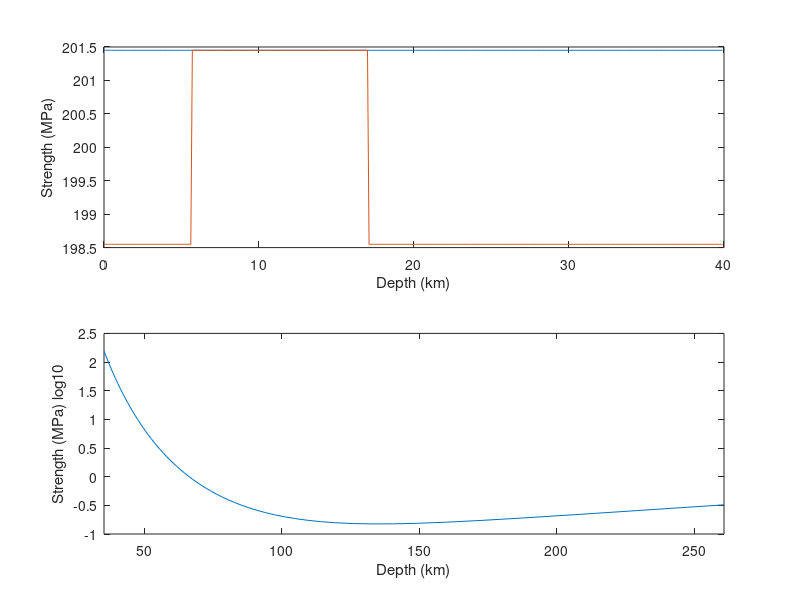

The MATLAB source for this figure: (Note: this script raises an error after producing the figure.)
clear all;
% % % % % % % % % % % % % % % % % % % % % % % % % % % % %
%                                                       %
%            Unified earthquake cycles of               %
%          fault slip and viscoelastic strain           %
%                                                       %
%                  Valere Lambert, 2016                 %
%                                                       %
% % % % % % % % % % % % % % % % % % % % % % % % % % % % %

% Simulates unified earthquake cycles including slip on
% two parallel strike-slip faults and viscoelastic strain
% beneath the brittle-ductile transition in 2D antiplane.

% % % % % % % % % % % % % % % % % % % % % % % % % % % % %
%                                                       %
%            P H Y S I C A L   M O D E L                %
%                                                       %
% % % % % % % % % % % % % % % % % % % % % % % % % % % % %

% rigidity (MPa)
G=30e3;

% Boxcar function
boxc=@(x) (x+0.5>=0)-(x-0.5>=0);

% Shear Stress kernels for distributed deformation
s1312=@(D,L,W,x2,x3) G/(2*pi)*( ...
    log((x2-L/2).^2+(x3-D-W).^2) - log((x2+L/2).^2+(x3-D-W).^2) ...
    +log((x2-L/2).^2+(x3+D+W).^2) - log((x2+L/2).^2+(x3+D+W).^2) ...
    -log((x2-L/2).^2+(x3-D).^2) + log((x2+L/2).^2+(x3-D).^2) ...
    -log((x2-L/2).^2+(x3+D).^2) + log((x2+L/2).^2+(x3+D).^2));

s1212=@(D,L,W,x2,x3) G/pi*( ...
    atan((x3-D)./(x2+L/2))-atan((x3-D)./(x2-L/2)) ...
    +atan((x3-D-W)./(x2-L/2))-atan((x3-D-W)./(x2+L/2)) ...
    -atan((x3+D+W)./(x2-L/2))-atan((x3+D)./(x2+L/2)) ...
    +atan((x3+D)./(x2-L/2))+atan((x3+D+W)./(x2+L/2)))...
    - 2*G*boxc(x2/L).*boxc((x3-(2*D+W)/2)/W);

s1213=@(D,L,W,x2,x3) G/(2*pi)*( ...
    log((x2-L/2).^2+(x3-D-W).^2) - log((x2+L/2).^2+(x3-D-W).^2) ...
    -log((x2-L/2).^2+(x3+D+W).^2) + log((x2+L/2).^2+(x3+D+W).^2) ...
    -log((x2-L/2).^2+(x3-D).^2) + log((x2+L/2).^2+(x3-D).^2) ...
    +log((x2-L/2).^2+(x3+D).^2) - log((x2+L/2).^2+(x3+D).^2));

s1313=@(D,L,W,x2,x3) G/pi*( ...
    atan((x2+L/2)./(x3-D))  -atan((x2-L/2)./(x3-D)) ...
    -atan((x2+L/2)./(x3-D-W))+atan((x2-L/2)./(x3-D-W)) ...
    +atan((x2+L/2)./(x3+D))  -atan((x2-L/2)./(x3+D)) ...
    -atan((x2+L/2)./(x3+D+W))+atan((x2-L/2)./(x3+D+W)))...
    - 2*G*boxc(x2/L).*boxc((x3-(2*D+W)/2)/W);

% Stress kernels for fault slip
s12h=@(x2,x3,y2,y3,Wf) G*( ...
    -(x3-y3)./((x2-y2).^2+(x3-y3).^2)+(x3+y3)./((x2-y2).^2+(x3+y3).^2) ...
    +(x3-y3-Wf)./((x2-y2).^2+(x3-y3-Wf).^2)-(x3+y3+Wf)./((x2-y2).^2+(x3+y3+Wf).^2) ...
    )/2/pi;

s13h=@(x2,x3,y2,y3,Wf) G*( ...
    (x2-y2)./((x2-y2).^2+(x3-y3).^2)-(x2-y2)./((x2-y2).^2+(x3+y3).^2) ...
    -(x2-y2)./((x2-y2).^2+(x3-y3-Wf).^2)+(x2-y2)./((x2-y2).^2+(x3+y3+Wf).^2) ...
    )/2/pi;

%% % % % % % % % % % % % % % % % % % % % % % % % % % % %
%                                                      %
%                        M E S H                       %
%                                                      %
% % % % % % % % % % % % % % % % % % % % % % % % % % %  %

%            -25 km       0       25 km
% _______________________________________________ 0 km    --------> x2
%               |                   |                    |
%               |                   |                    |
%               |      Brittle      |                    |
%               |                   |                    V
%               |                   |                    x3
%          West | fault        East | fault
% ----------------------------------------------- 35 km
%
%              Viscoelastic Shear Zones
%

disp('begin mesh...')

% Fault Meshes
probL = 200e3;
probW = 200e3;

ss.lambdaZ = 40e3; % fault depth extent
ss.M = 400; %number of fault cells
ss.dz = ss.lambdaZ/ss.M; dz = ss.dz;

ss.transition = 35e3; Transition = ss.transition;
ss.Ny = 50;
ss.Nz = 60;

% FAULT
% fault patch edges (top left)
yf = 0;
faultX = zeros(1,ss.M);
faultY = zeros(1,ss.M);
faultZ = linspace(0, ss.lambdaZ-ss.dz, ss.M);
% tops of fault patches
ss.fpTops = faultZ';

% fault patch centers
faultX_c = faultX;
faultY_c = faultY;
faultZ_c = faultZ+(ss.dz/2);

% width of fault patches
Lf = zeros(ss.M,1);
Wf = ones(ss.M,1)*ss.dz;

% SHEAR
eps = 1e-12;
nc = (-ss.Ny/2:ss.Ny/2);
shearZhat = ss.transition+tan((0:ss.Nz)'*pi/(2.2*(ss.Nz+eps)))*ss.transition;
shearYhat = tan(nc*pi/(2.5*max(nc)))*32e3;
shearX = zeros(1,ss.Ny*ss.Nz);

% shear patch centers
shearX_c = shearX;
ss.shearY_chat = zeros(ss.Ny,1);
ss.shearZ_chat = zeros(ss.Nz,1);

% sizing
L = zeros(1,ss.Ny);
W = zeros(1,ss.Nz);

for idx=(1:length(shearZhat)-1)
  ss.shearZ_chat(idx) = shearZhat(idx) + abs(shearZhat(idx+1) - shearZhat(idx))/2;
  W(idx) = abs(shearZhat(idx) - shearZhat(idx+1));
end
for idx=(1:length(shearYhat)-1)
  ss.shearY_chat(idx) = shearYhat(idx) + abs(shearYhat(idx+1) - shearYhat(idx))/2;
  L(idx) = abs(shearYhat(idx) - shearYhat(idx+1));
end

L(end) = L(1);
W(end) = abs(shearZhat(end-1) - shearZhat(end));

% grid and flatten
shearZhat(end)=[]; shearYhat(end)=[];
[shearY shearZ] = ndgrid(shearYhat, shearZhat);

[shearY_c shearZ_c] = ndgrid(ss.shearY_chat, ss.shearZ_chat);

% convert between naming conventions
% fault:
ss.y3f = ss.fpTops;
xx2c = shearY_c;
xx3c = shearZ_c;
ss.x2c = ss.shearY_chat;
ss.x3c = ss.shearZ_chat;
ss.polesz = shearZhat;

disp('mesh done.')
disp('beginning kernels...')

%%
% Stress kernels from fault
ss.k12W=zeros(length(xx2c(:)),ss.M);
ss.k13W=zeros(length(xx2c(:)),ss.M);

ss.KWW=zeros(ss.M,ss.M);

% Fields from Faults
for k=1:ss.M
    % we evaluate the stress at the center of the shear zones
    ss.k12W(:,k)=s12h(xx2c(:), xx3c(:), yf, ss.y3f(k), Wf(k));
    ss.k13W(:,k)=s13h(xx2c(:), xx3c(:), yf, ss.y3f(k), Wf(k));

    % we evaluate the stress at the center of the fault patches
    ss.KWW(:,k)=s12h(yf, ss.y3f+dz/2, yf, ss.y3f(k), Wf(k));
end

% Stress kernels from shear zones
ss.k1312=zeros(length(ss.x2c)*length(ss.x3c));
ss.k1313=zeros(length(ss.x2c)*length(ss.x3c));
ss.k1212=zeros(length(ss.x2c)*length(ss.x3c));
ss.k1213=zeros(length(ss.x2c)*length(ss.x3c));

ss.k1212fW=zeros(length(ss.y3f),length(ss.x2c)*length(ss.x3c));
ss.k1312fW=zeros(length(ss.y3f),length(ss.x2c)*length(ss.x3c));

% Fields from Shear zones
for ky=1:length(ss.x2c)
    for kz=1:length(ss.x3c)
        % we evaluate the stress at the center of the shear zones
        ss.k1212(:,(kz-1)*ss.Ny+ky)=s1212(ss.polesz(kz),L(ky),W(kz),xx2c(:)-ss.x2c(ky),xx3c(:));
        ss.k1312(:,(kz-1)*ss.Ny+ky)=s1312(ss.polesz(kz),L(ky),W(kz),xx2c(:)-ss.x2c(ky),xx3c(:));
        ss.k1213(:,(kz-1)*ss.Ny+ky)=s1213(ss.polesz(kz),L(ky),W(kz),xx2c(:)-ss.x2c(ky),xx3c(:));
        ss.k1313(:,(kz-1)*ss.Ny+ky)=s1313(ss.polesz(kz),L(ky),W(kz),xx2c(:)-ss.x2c(ky),xx3c(:));

        % we evaluate stress at the center of the fault patches
        ss.k1212fW(:,(kz-1)*ss.Ny+ky)=s1212(ss.polesz(kz),L(ky),W(kz),yf-ss.x2c(ky),ss.y3f(:)+dz/2);
        ss.k1312fW(:,(kz-1)*ss.Ny+ky)=s1312(ss.polesz(kz),L(ky),W(kz),yf-ss.x2c(ky),ss.y3f(:)+dz/2);

    end
end

disp('kernels done.')

%% % % % % % % % % % % % % % % % % % % % % % % % % % % %
%                                                      %
%         F R I C T I O N   P A R A M E T E R S        %
%                                                      %
% % % % % % % % % % % % % % % % % % % % % % % % % % % %%

% Confining pressure (MPa) and Temperature (K)
k  = 3.138; % thermal conductivity (W/m/K)
Cp = 1171 ; % specific heat (J/kg/K)
Rm = 3330 ; % mantle density (kg/m^3)

Pconf       = Rm*9.8*ss.x3c/1e6;  % Shear zones
Pconf_fault = Rm*9.8*(ss.y3f+dz); % Faults

Kappa     = k / (Rm * Cp); % Thermal diffusivity (m^2/s)
Age_plate = 2e15; % seconds
ss.Tprof  = 300+1380*erf(ss.x3c/(sqrt(4* Kappa * Age_plate)));  % Kelvin

% default friction properties (velocity-weakening friction)
% effective confining pressure (MPa)
ss.sigmab = 1000;

% frictional parameters
ss.aW = 1e-3*ones(size(ss.y3f));
ss.bW = ss.aW+2.1e-4*ones(size(ss.y3f));

ss.aE = 1e-3*ones(size(ss.y3f));
ss.bE = ss.aE+2.1e-4*ones(size(ss.y3f));

% static friction coefficient
ss.mu0 = 0.2*ones(size(ss.y3f));

% characteristic weakening distance (m)
ss.L = 0.012*ones(size(ss.y3f));

% plate velocity (m/s)
ss.V_plate = 1e-9*ones(size(ss.y3f));

% reference slip rate (m/s)
ss.Vo = 1e-6*ones(size(ss.y3f));

% shear wave speed (m/s)
ss.Vs = 3e3*ones(size(ss.y3f));

% Velocity-strengthening at edges
% fault: 5-15km velocity-weakening
topW    = floor(5e3/(Transition/ss.M));
bottomW = ceil(15e3/(Transition/ss.M));
ss.bW(1:topW)      = ss.aW(1:topW)-2.1e-4*ones(topW,1);
ss.bW(bottomW:end) = ss.aW(bottomW:end)-2.1e-4*ones(length(ss.aW(bottomW:end)),1);

%% % % % % % % % % % % % % % % % % % % % % % % % % % % %
%                                                      %
%                   R H E O L O G Y                    %
%                                                      %
% % % % % % % % % % % % % % % % % % % % % % % % % % % %%
% Values taken for wet olivine - Hirth, G. and D. Kohlstedt (2003)

% Driving strain rate (1/s)
ss.e12p_plate = 1e-14*ones(length(ss.x2c)*length(ss.x3c),1);
ss.e13p_plate =      zeros(length(ss.x2c)*length(ss.x3c),1);

% Rheological Parameters
% Reference Strain Rate (for stress in MPa)
ss.Adif = 1e6*ones(length(ss.x3c)*length(ss.x2c),1);
ss.Adis = 90 *ones(length(ss.x3c)*length(ss.x2c),1);

% Power-Law Exponent
ss.n = 3.5*ones(length(ss.x3c)*length(ss.x2c),1);

% Activation Energy Wet Oliving (J/mol)
ss.Qdif = 335e3*ones(length(ss.x3c)*length(ss.x2c),1);
ss.Qdis = 480e3*ones(length(ss.x3c)*length(ss.x2c),1);

% Activation Volume (m^3/mol)
ss.Voldif = 4e-6*ones(length(ss.x3c)*length(ss.x2c),1);
ss.Voldis = 11e-6*ones(length(ss.x3c)*length(ss.x2c),1);

% Grain size (m)
ss.d    = 1e-2*ones(length(ss.x3c)*length(ss.x2c),1);
ss.pexp = 3*ones(length(ss.x3c)*length(ss.x2c),1);

% Water fugacity (H/10^6 Si)
ss.COH = 1000*ones(length(ss.x3c)*length(ss.x2c),1);
ss.r   = 1.2*ones(length(ss.x3c)*length(ss.x2c),1);

% Pressure (Pa)
ss.P = repmat(1e6*Pconf',length(ss.x2c),1);
ss.P = reshape(ss.P,[length(ss.x2c)*length(ss.x3c),1]);

% Temperature (K)
Te0 = repmat(ss.Tprof',length(ss.x2c),1);
Te0 = reshape(Te0,[length(ss.x2c)*length(ss.x3c),1]);

% Coefficients for dislocation and diffusion creep
ss.Const_dis = ss.Adis.*exp(-(ss.Qdis+ss.P.*ss.Voldis)./(8.314.*Te0)).*ss.COH.^(ss.r);
ss.Const_diff = ss.Adif.*exp(-(ss.Qdif+ss.P.*ss.Voldif)./(8.314.*Te0)).*ss.COH.^(ss.r).*ss.d.^(-ss.pexp);

% Strengh profile
s120 = (ss.e12p_plate./ss.Const_dis).^(1./ss.n);
s130 = zeros(size(s120));
e120 = zeros(size(s120));
e130 = zeros(size(s120));

% Fault Strength
ss.strength_E = ss.sigmab.*(ss.mu0+(ss.aE-ss.bE).*log(ss.V_plate./ss.Vo))+G*ss.V_plate./(2*ss.Vs);
ss.strength_W = ss.sigmab.*(ss.mu0+(ss.aW-ss.bW).*log(ss.V_plate./ss.Vo))+G*ss.V_plate./(2*ss.Vs);

% Plot strength profiles
figure(1);clf;
subplot(2,1,1);
plot(ss.y3f/1e3,ss.strength_E,ss.y3f/1e3,ss.strength_W)
xlabel('Depth (km)')
ylabel('Strength (MPa)');
subplot(2,1,2);
plot(ss.x3c/1e3,log10(s120(1:length(ss.x2c):end)))
xlim([ss.x3c(1)/1e3,ss.x3c(end)/1e3]);
xlabel('Depth (km)')
ylabel('Strength (MPa) log10');


%% % % % % % % % % % % % % % % % % % % % % % % % % % % %
%                                                       %
%         N U M E R I C A L   S O L U T I O N           %
%                                                       %
% % % % % % % % % % % % % % % % % % % % % % % % % % % % %

% state parameters
ss.dgfF=3;
ss.dgfS=4;
%% Initialize State Vector
Y0=zeros(ss.M*ss.dgfF+length(ss.x2c)*length(ss.x3c)*ss.dgfS,1);

% Fault patches
Y0(1:ss.dgfF:ss.M*ss.dgfF)=zeros(size(ss.y3f));
Y0(2:ss.dgfF:ss.M*ss.dgfF)=ss.strength_W;
Y0(3:ss.dgfF:ss.M*ss.dgfF)=log(ss.Vo./ss.V_plate);

% Shear zones
Y0(ss.M*ss.dgfF+1:ss.dgfS:end)=s120;
Y0(ss.M*ss.dgfF+2:ss.dgfS:end)=s130;
Y0(ss.M*ss.dgfF+3:ss.dgfS:end)=e120;
Y0(ss.M*ss.dgfF+4:ss.dgfS:end)=e130;

% initialize the function handle with
% set constitutive parameters
yp=@(t,y) ode2Faults2(t,y,ss);
disp('begin solving...')
tic
% Solve the system
options=odeset('Refine',1,'RelTol',3e-7,'InitialStep',1e-3,'MaxStep',3e6);
[t,Y]=ode45_2(yp,[0 100*3.15e7],Y0,options);
disp('done solving.')
toc
%%

Y = Y';

% Compute the instantaneous derivative
Yp=zeros(length(t)-1,size(Y,2));
for k=1:length(t)-1
    Yp(k,:)=(Y(k+1,:)-Y(k,:))/(t(k+1)-t(k));
end

%% % % % % % % % % % % % % % % % % % % % % % % % % % % %
%                                                      %
%                    F I G U R E S                     %
%                                                      %
% % % % % % % % % % % % % % % % % % % % % % % % % % % %%

% Strain rate at center
Ep=sqrt(Yp(:,ss.M*ss.dgfF+floor(length(ss.x2c)/2)*ss.dgfS+3:ss.dgfS*length(ss.x2c):end)'.^2 +...
        Yp(:,ss.M*ss.dgfF+floor(length(ss.x2c)/2)*ss.dgfS+4:ss.dgfS*length(ss.x2c):end)'.^2);

% strain rate over whole ductile area
Epall = sqrt( Yp(:,ss.M*ss.dgfF+3:ss.dgfS:end)'.^2 +...
             Yp(:,ss.M*ss.dgfF+4:ss.dgfS:end)'.^2);

% Velocity
y.V = Yp(:,1:ss.dgfF:ss.M*ss.dgfF); % Slip rate (m/s)
y.tau = Y(:,2:ss.dgfF:ss.M*ss.dgfF);            % Shear stress (MPa)

% fault slip figure
clf;
imagesc(log10(y.V)); colorbar;
title('Slip Rate')
xlabel('time steps')
ylabel('fault mesh block')
saveas(gcf, 'figures/BP1vD2_slip.png')

% strain rate at center of ductile region
clf;
imagesc(log10(Ep)); colorbar;
title('Strain Rate of Center of Ductile Region')
xlabel('Time Steps')
ylabel('Block')
saveas(gcf, 'figures/BP1vD_strainCenter.png')

% ---         Movies        ---
Smovie=false;
if Smovie
  disp('begin shear movie')
  clf;
  fig = figure;
  fname = 'figures/BP1vD2_strain.gif';
  for idx = 1:size(Epall, 2)
    oneE = Epall(:,idx);
    oneEsq = reshape(oneE, [ss.Ny, ss.Nz]);
    imagesc(oneEsq'); colorbar;
    title(idx)
    drawnow
    frame = getframe(fig);
    im{idx} = frame2im(frame);

    [A,map] = rgb2ind(im{idx},256);
    if idx==1
      imwrite(A,map,fname,'gif','LoopCount',Inf,'DelayTime',0.1);
    else
      imwrite(A,map,fname,'gif','WriteMode','append','DelayTime',0.1);
    end

  end
disp('shear movie done')
end
